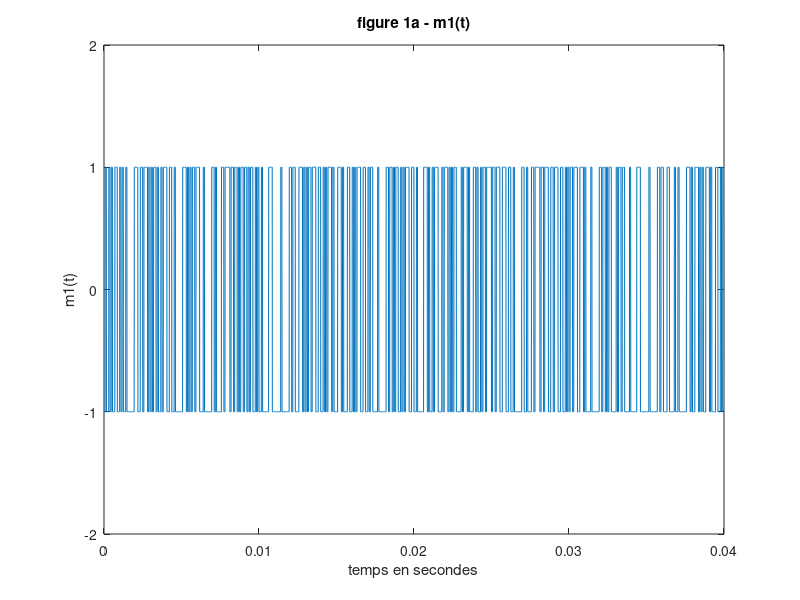
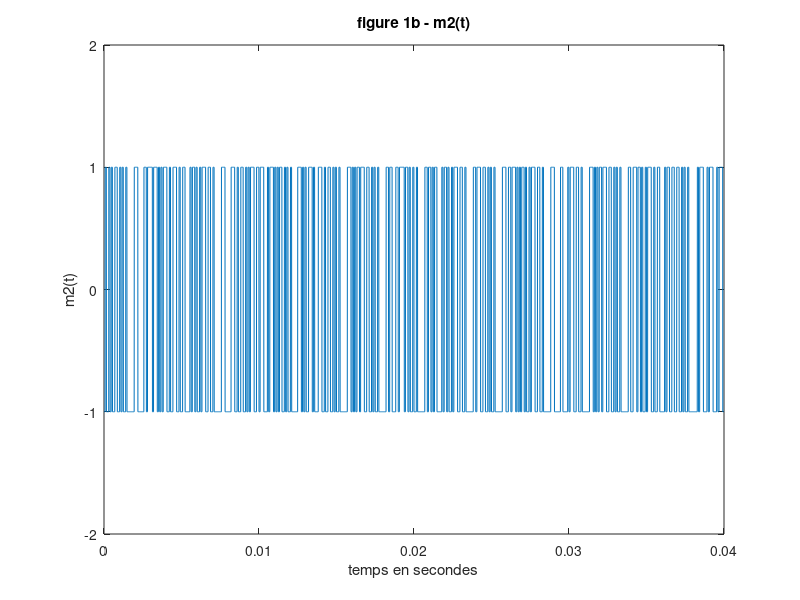
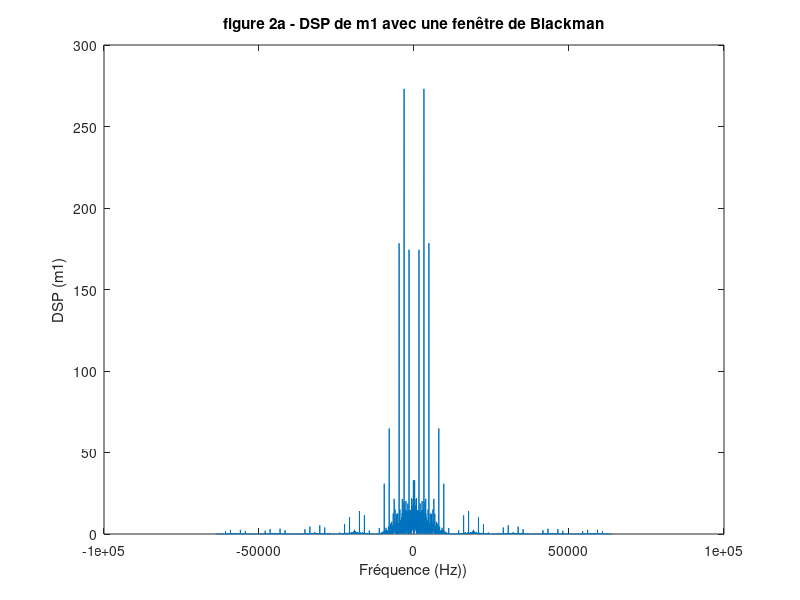
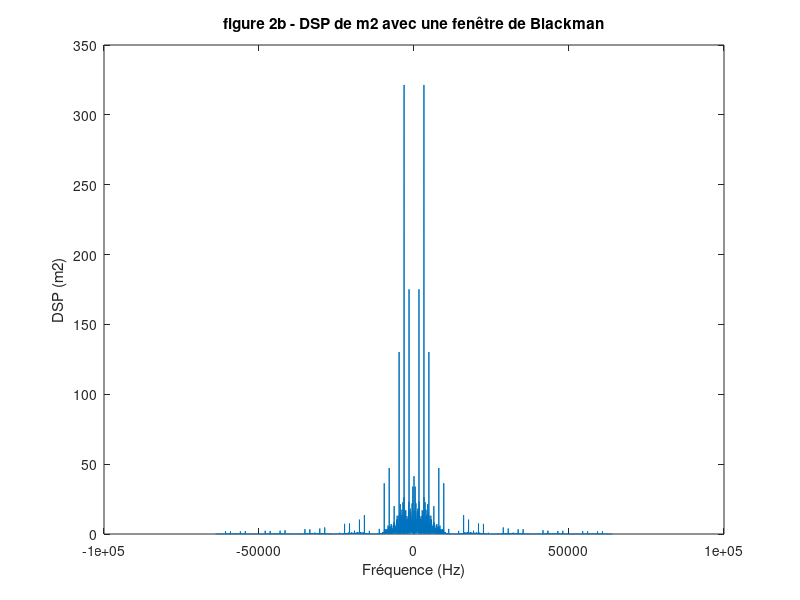

Write the MATLAB code that produced these figures, in order. (Note: this script raises an error after producing the figures.)
clear all 
close all
clc

load donnees1.mat
load donnees2.mat

%% Paramètres globaux

% Changer fréquences porteuses? 

% Fréquence porteuse 1
Fp1=0;

% Fréquence porteuse 2
Fp2=46000;

% Période d'un timeslot
T=0.040;

% Fréquence et période d'échantillonnage
Fe=128000;
Te=1/Fe;

% Nombre de bits des variables bits_utilisateur
Nb=length(bits_utilisateur1);

% Nombre d'échantillons par niveau
Ns=T/(Nb*Te);

% durée d'un bit dans les signaux bits_utilisateur
Ts=Ns*Te;

% Nombre d'échantillons totaux
N=Ns*Nb;
Nx=5*N;

%9.3.2 Implantation

%% Modulation bande base

m1 = kron(2*bits_utilisateur1-1,ones(1,Ns));
m2 = kron(2*bits_utilisateur2-1,ones(1,Ns));


%Tracé des signaux de types NRZ m1 et m2 (figure 1 et 2)
figure; plot([0:Te:(N-1)*Te],m1)
ylim([-2,2]);
xlabel('temps en secondes')
ylabel('m1(t)')
title('figure 1a - m1(t)');
figure; plot([0:Te:(N-1)*Te],m2)
ylim([-2,2]);
xlabel('temps en secondes')
ylabel('m2(t)')
title('figure 1b - m2(t)');

% Tracé de la densité spectrale de puissance de m1 et m2
DSPm1=(1/N)*abs(fftshift(fft(m1))).^2;
DSPm2=(1/N)*abs(fftshift(fft(m2))).^2;
figure; plot([-Fe/2:Fe/N:Fe/2-Fe/N],DSPm1)
ylabel('DSP (m1)')
xlabel('Fréquence (Hz))')
title('figure 2a - DSP de m1 avec une fenêtre de Blackman');
figure; plot([-Fe/2:Fe/N:Fe/2-Fe/N],DSPm2)
ylabel('DSP (m2)')
xlabel('Fréquence (Hz)')
title('figure 2b - DSP de m2 avec une fenêtre de Blackman');

%% Construction du signal MF-TDMA

% Tracé du message NRZ pour m1 en utilisant le slot 2
t_x=[0:Te:(Nx-1)*Te];
Ym1=zeros(1,5*N);
Ym1(N+1:2*N)=m1;
figure; plot(t_x,Ym1)
ylabel('message NRZ généré pour m1')
xlabel('Temps (s)')
title('figure 3a - message NRZ généré pour m1')
ylim([-1.5,1.5])

% Tracé du message NRZ pour m2 en utilisant le slot 5
Ym2=zeros(1,5*N);
Ym2(4*N+1:5*N)=m2;
figure; plot(t_x,Ym2)
ylabel('message NRZ généré pour m2')
xlabel('Temps (s)')
title('figure 3b - message NRZ généré pour m2')
ylim([-1.5,1.5])

%% Modulation d'amplitude avec les fréquences des porteuses
x1=zeros(1,5*N);
x1(N+1:2*N)=m1.*cos(2*pi*Fp1*[0:Te:(N-1)*Te]);%cos(0)=1
x2=zeros(1,5*N);
x2(4*N+1:5*N)=m2.*cos(2*pi*Fp2*[0:Te:(N-1)*Te]);

figure; plot(t_x,x1)
ylabel('x1(t)')
xlabel('Temps (s)')
title('figure 4a - signal x1')
ylim([-1.5,1.5])
figure; plot(t_x,x2)
ylabel('x2(t)')
xlabel('Temps (s)')
title('figure 4b - signal x2')
ylim([-1.5,1.5])

%bruitage
X=fft(x1+x2);
autocorrel=ifft(X.*conj(X));
Ps=autocorrel(1);
SNR=100%en dB
sigma=sqrt(Ps*10^(-SNR/10));
x=sigma*randn(1,5*N) + (x1+x2);% LE signal MF-TDMA reçu
figure; plot(t_x,x)
ylabel('x(t)')
xlabel('Temps (s)')
title('figure 5 - signal MF-TDMA')
ylim([-1.5,1.5]);

% Densité spectrale du signal MF-TDMA
DSPx=(1/Nx)*abs(fftshift(fft(x))).^2;
figure;
f_x=[-Fe/2:Fe/Nx:Fe/2-Fe/Nx];
plot(f_x,DSPx);
ylabel('DSP (x)')
xlabel('Fréquence (Hz)')
title('figure 6 - DSP de x');

%% Mise en place du récepecteur MF-TDMA

% Synthèse du filtre passe-bas
ordre=30;
t_ordre=[-ordre*Te:Te:ordre*Te];
fc=20000;%30 kHz pour fréquence de coupure
f_ordre=[-Fe/2:Fe/(2*ordre+1):Fe/2-Fe/(2*ordre+1)];

%Traçage de la réponse impulsionnelle idéale
h1=2*fc/Fe*sinc(2*fc*t_ordre);
figure; plot(t_ordre,h1);
ylabel('Amplitude')
xlabel('temps (s)')
title('figure 7a - tracé de la réponse impulsionnelle idéale tronquée du filtre passe-bas');

%Traçage du filtre (rep en frequence)
H1 = abs(fftshift(fft(h1)));
figure; plot(f_ordre,H1)
ylabel('Amplitude')
xlabel(' fréquence (Hz)')
title('figure 7b - tracé de la réponse en fréquence du filtre passe-bas');

%traçage superposé de DSP et filtre
figure,
plot(f_x,DSPx/abs(max(DSPx)))% Normalisation des courbes
ylabel('DSP (x)')
xlabel('Fréquence (Hz)')
title('figure 8 - DSP de x');
hold on 
plot(f_ordre,H1/abs(max(H1)))
legend('DSP de x', 'réponse en fréquence du filtre passe bas');

%% Synthèse du filtre passe-haut
dirac=zeros(1, 2*ordre+1);
dirac(ordre+1)=1;
h2=dirac-h1;

figure; plot(t_ordre,h2);
ylabel('Réponse impulsionnelle idéale tronquée')
xlabel('temps (s)')
title('figure 9a - tracé de la réponse impulsionnelle idéale tronquée du filtre passe haut');

H2=abs(fftshift(fft(h2)));

figure; plot(f_ordre,H2)
ylabel('Réponse en fréquence')
xlabel(' fréquence (Hz)')
title('figure 9b - tracé de la réponse en fréquence du filtre passe haut');

figure; plot(f_x,DSPx/abs(max(DSPx)))
ylabel('DSP (x)')
xlabel('Fréquence (Hz)')
title('figure 10 - DSP de x et réponse en fréquence du filtre');
hold on 
plot(f_ordre,H2/abs(max(H2)))
legend('DSP de x', 'réponse en fréquence du filtre passe haut')

%% Filtrage du signal MF-TDMA
x1t=conv(x,h1,'same');%Convolution avec les Réponses impulsionnelles Idéales!!!
x2t=conv(x,h2,'same');

figure; plot(t_x,x1t)
ylabel('signal x1t')
xlabel('Temps(s)')
title('figure 11a - signal x1t');
figure;

plot(t_x,x2t)
ylabel('signal x2t')
xlabel('Temps(s)')
title('figure 11b - signal x2t');

%% Retour en bande base
bbx1=x1t.*cos(2*pi*Fp1*t_x);
bbx2=x2t.*cos(2*pi*Fp2*t_x);

bb1f=conv(bbx1,h1,'same');%on doit retrouver m1 et m2
bb2f=conv(bbx2,h1,'same');

figure; plot(t_x,bb1f)
ylabel('signal x1t bande base ')
xlabel('Temps(s)')
title('figure 12a - signal x1t retour en bande base');
figure;
plot(t_x,bb2f)
ylabel('signal x2t bande base')
xlabel('Temps(s)')
title('figure 12b - signal x2t retour en bande base');

%% Détection du slot utile
En1=[sum(bb1f(1:N).^2),sum(bb1f(N+1:2*N).^2),sum(bb1f(2*N+1:3*N).^2),sum(bb1f(3*N+1:4*N).^2),sum(bb1f(4*N+1:5*N).^2)];
En2=[sum(bb2f(1:N).^2),sum(bb2f(N+1:2*N).^2),sum(bb2f(2*N+1:3*N).^2),sum(bb2f(3*N+1:4*N).^2),sum(bb2f(4*N+1:5*N).^2)];
[~, IndMax1]=max(En1);
[~, IndMax2]=max(En2);

%Message 1
MessageRetrouve1=[bb1f((IndMax1-1)*N+1:IndMax1*N)];
SignalFiltre1=conv(MessageRetrouve1,ones(1,Ns),'same');
SignalEchantillonne1=SignalFiltre1(1:Ns:end);

BitsRecuperes1=(sign(SignalEchantillonne1)+1)/2;
messagestr1=bin2str((BitsRecuperes1));


%Message 2
MessageRetrouve2=[bb2f((IndMax2-1)*N+1:IndMax2*N)];
SignalFiltre2=conv(MessageRetrouve2,ones(1,Ns),'same');

SignalEchantillonne2=SignalFiltre2(1:Ns:end);
BitsRecuperes2=(sign(SignalEchantillonne2)+1)/2;
messagestr2=bin2str(BitsRecuperes2);